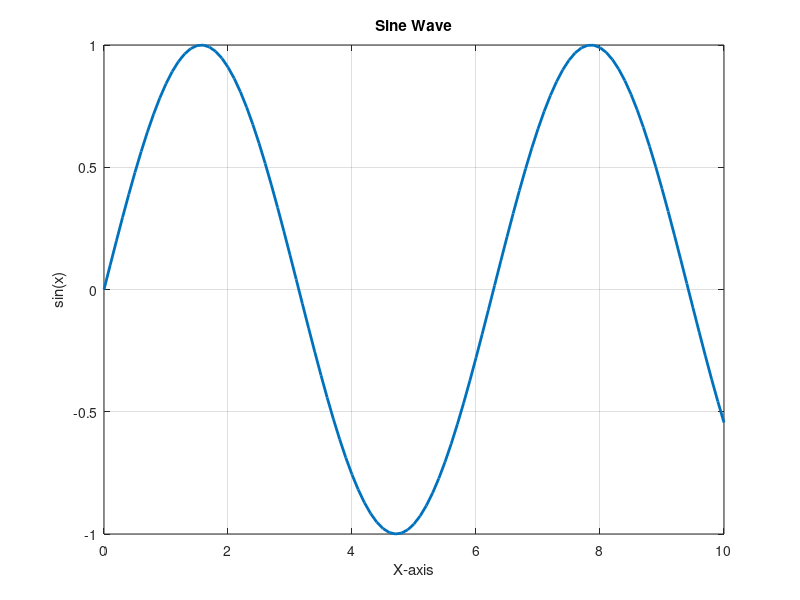

MATLAB code to generate this figure: (Note: this script raises an error after producing the figure.)
clc;
clear;
close all;
disp('Welcome to MATLAB');
A=[1 2 3;
    4 5 6;
    7 8 9];
disp('Matrix A');
disp(A);
B=A+5;
disp('Matrix B');
disp(B);
x=0:0.1:10;
y=sin(x);
figure;
plot(x,y,'LineWidth',2);
grid on;
xlabel('X-axis');
ylabel('sin(x)');
title('Sine Wave');
disp('Installed MATLAB Toolboxes');
vere
